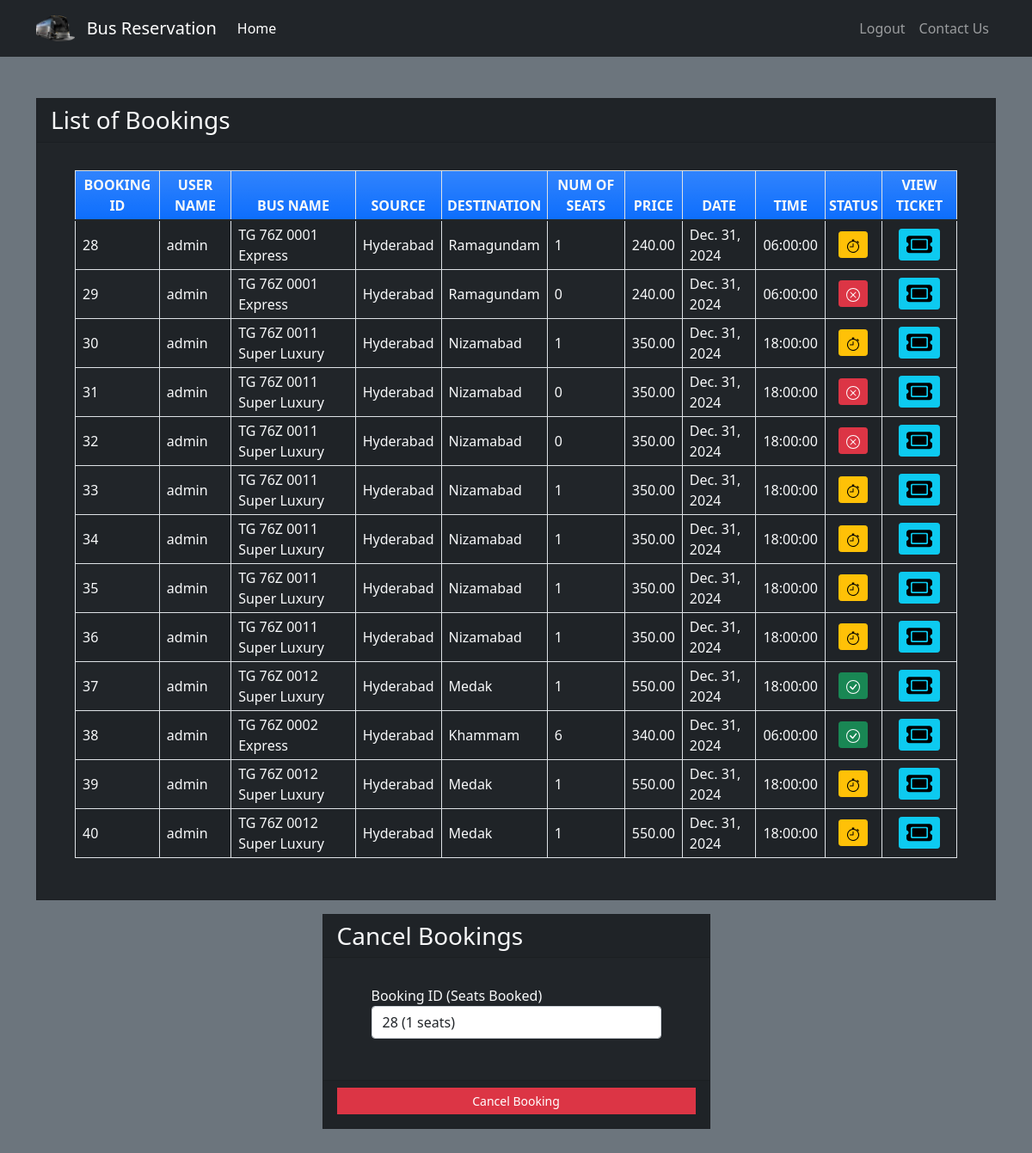
The app's page /seebookings (signed in), older data.
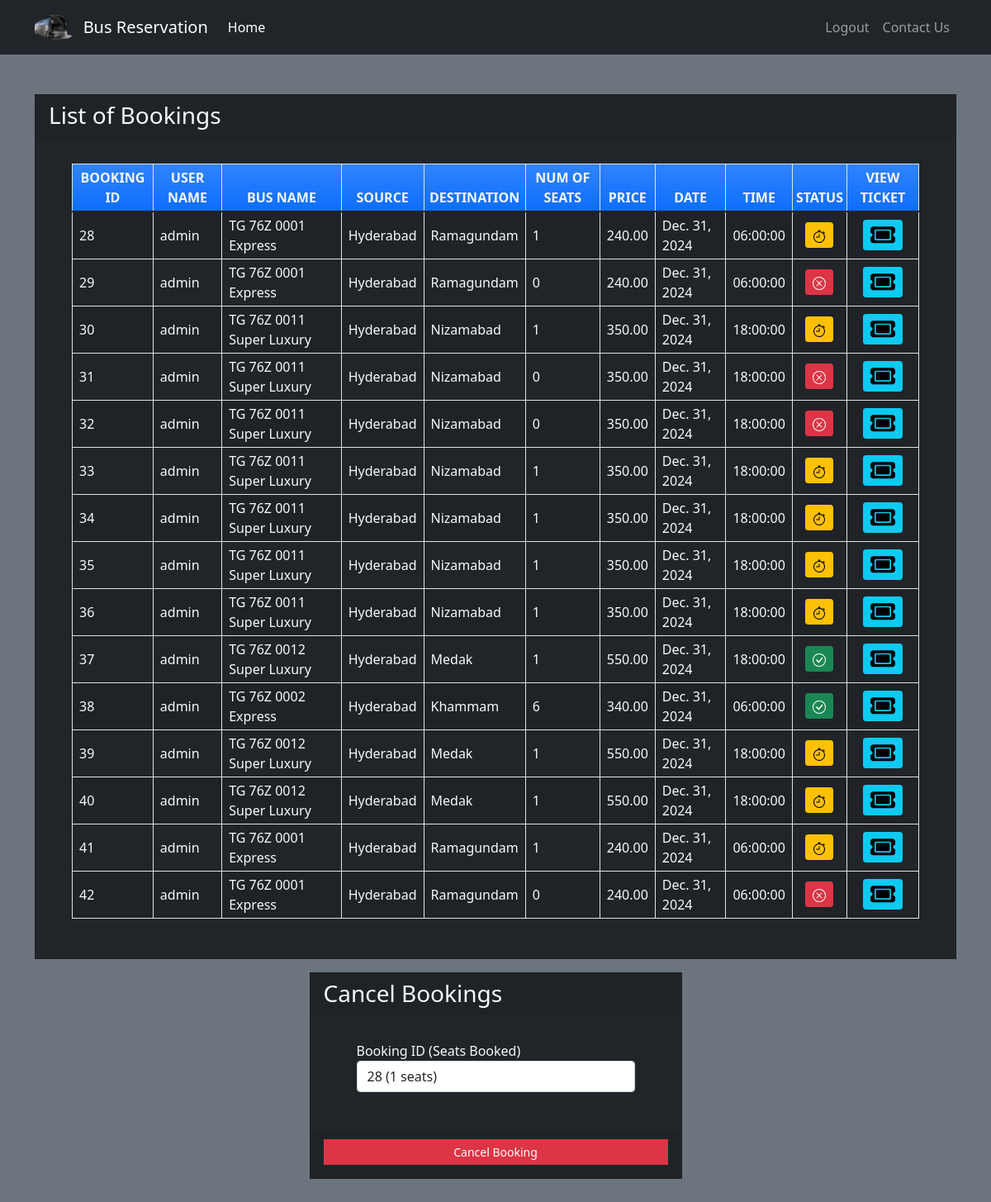
The same page, newer data.
### myapp/models.py (models this page shows, shortened)
class Book(models.Model):
    BOOKED = 'BOOKED'
    CONFIRMED = 'CONFIRMED'
    CANCELLED = 'CANCELLED'
    TICKET_STATUSES = (
        (BOOKED, 'BOOKED'),
        (CONFIRMED, 'CONFIRMED'),
        (CANCELLED, 'CANCELLED'),
    )
    id = models.BigAutoField(primary_key=True)
    email = models.EmailField()
    name = models.CharField(max_length=30)
    userid = models.DecimalField(decimal_places=0, max_digits=4)
    busid = models.DecimalField(decimal_places=0, max_digits=4)
    bus_name = models.CharField(max_length=30)
    source = models.CharField(max_length=30)
    dest = models.CharField(max_length=30)
    nos = models.DecimalField(decimal_places=0, max_digits=2)
    price = models.DecimalField(decimal_places=2, max_digits=6)
    date = models.DateField()
    time = models.CharField(max_length=10)
    status = models.CharField(choices=TICKET_STATUSES, default=BOOKED, max_length=10)
    class Meta:
        verbose_name_plural = "List of Books"

### myapp/views.py (the view)
# urls.py: path('seebookings', views.seebookings, name="seebookings"),
@login_required(login_url='signin')
def seebookings(request, new={}):
    context = {}
    id_r = request.user.id
    book_list = Book.objects.filter(userid=id_r)
    if book_list:
        return render(request, 'a1/booklist.html', locals())
    else:
        context["error"] = "Sorry no buses booked"
        return render(request, 'a1/findbus.html', context)

### myapp/templates/a1/booklist.html (shortened to what the changed rows need)
{% extends 'a1/base.html' %} {% block content %}
<div class="container my-5">
  <div class="card rounded-0 bg-dark text-light">
    <div class="card-body">
      <div class="container-fluid">
        <div class="table-responsive">
          <table class="table table-bordered table-striped">
            <thead>
              <tr class="bg-gradient bg-primary text-light">
                <th class="p-1 text-center">BOOKING ID</th>
                <th class="p-1 text-center">USER NAME</th>
                <th class="p-1 text-center">BUS NAME</th>
                <th class="p-1 text-center">SOURCE</th>
                <th class="p-1 text-center">DESTINATION</th>
                <th class="p-1 text-center">NUM OF SEATS</th>
                <th class="p-1 text-center">PRICE</th>
                <th class="p-1 text-center">DATE</th>
                <th class="p-1 text-center">TIME</th>
                <th class="p-1 text-center">STATUS</th>
                <th class="p-1 text-center">VIEW TICKET</th>
              </tr>
            </thead>
            <tbody>
              {% for row in book_list %}
              <tr>
                <td class="px-2 py-1 align-middle text-light">{{ row.id }}</td>
                <td class="px-2 py-1 align-middle text-light">
                  {{ row.name }}
                </td>
                <td class="px-2 py-1 align-middle text-light">
                  {{ row.bus_name }}
                </td>
                <td class="px-2 py-1 align-middle text-light">
                  {{ row.source }}
                </td>
                <td class="px-2 py-1 align-middle text-light">
                  {{ row.dest }}
                </td>
                <td class="px-2 py-1 align-middle text-light">{{ row.nos }}</td>
                <td class="px-2 py-1 align-middle text-light">
                  {{ row.price }}
                </td>
                <td class="px-2 py-1 align-middle text-light">
                  {{ row.date }}
                </td>
                <td class="px-2 py-1 align-middle text-light">
                  {{ row.time }}
                </td>
                <td class="px-2 py-1 align-middle text-center">
                  {% if row.status == 'BOOKED' %}
                  <div class="btn btn-warning btn-sm" disabled>
                  </div>
                  {% elif row.status == 'CONFIRMED' %}
                  <div class="btn btn-success btn-sm" disabled>
                  </div>
                  {% elif row.status == 'CANCELLED' %}
                  <div class="btn btn-danger btn-sm" disabled>
                  </div>
                  {% endif %}
                </td>
                <td class="px-2 py-1 align-middle text-center">
                  <button
                    type="button"
                    class="btn btn-info btn-sm"
                    data-bs-toggle="modal"
                    data-bs-target="#ticketModal{{ row.id }}"
                  >
                  </button>
                </td>
              </tr>
              {% endfor %}
            </tbody>
          </table>
        </div>
      </div>
    </div>
  </div>
</div>
{% endblock %}

Row changes from the older to the newer data that the page shows:
added Book: id "41", name "admin", bus_name "TG 76Z 0001 Express", source "Hyderabad", dest "Ramagundam", nos "1", price "240.00", date "Dec. 31, 2024", time "06:00:00", status "BOOKED" (drawn)
added Book: id "42", name "admin", bus_name "TG 76Z 0001 Express", source "Hyderabad", dest "Ramagundam", nos "0", price "240.00", date "Dec. 31, 2024", time "06:00:00", status "CANCELLED" (drawn)
